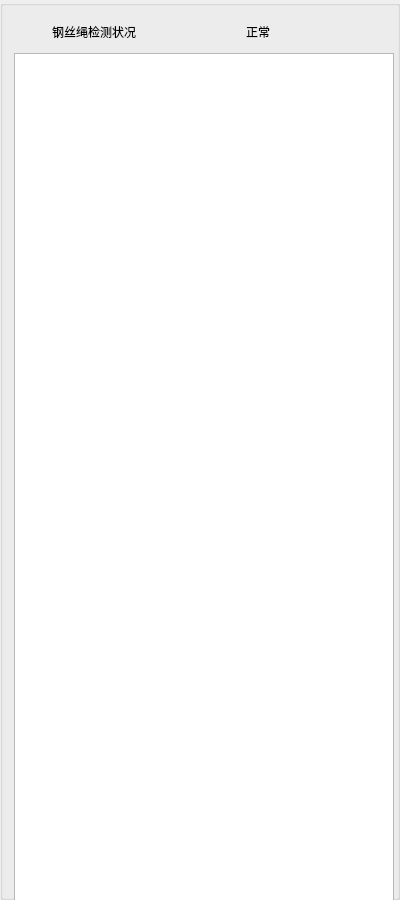
      <widget class="QGroupBox" name="groupBox_3">
       <property name="minimumSize">
        <size>
         <width>400</width>
         <height>900</height>
        </size>
       </property>
       <property name="maximumSize">
        <size>
         <width>400</width>
         <height>900</height>
        </size>
       </property>
       <property name="title">
        <string/>
       </property>
       <layout class="QGridLayout" name="gridLayout_7">
        <item row="0" column="0">
         <layout class="QVBoxLayout" name="verticalLayout_6">
          <item>
           <layout class="QHBoxLayout" name="horizontalLayout_4">
            <item>
             <widget class="QLabel" name="label_25">
              <property name="sizePolicy">
               <sizepolicy hsizetype="Preferred" vsizetype="Fixed">
                <horstretch>0</horstretch>
                <verstretch>0</verstretch>
               </sizepolicy>
              </property>
              <property name="minimumSize">
               <size>
                <width>150</width>
                <height>30</height>
               </size>
              </property>
              <property name="maximumSize">
               <size>
                <width>150</width>
                <height>30</height>
               </size>
              </property>
              <property name="text">
               <string>钢丝绳检测状况</string>
              </property>
             </widget>
            </item>
            <item>
             <widget class="QLabel" name="label_gssjczk">
              <property name="sizePolicy">
               <sizepolicy hsizetype="Preferred" vsizetype="Fixed">
                <horstretch>0</horstretch>
                <verstretch>0</verstretch>
               </sizepolicy>
              </property>
              <property name="minimumSize">
               <size>
                <width>100</width>
                <height>30</height>
               </size>
              </property>
              <property name="maximumSize">
               <size>
                <width>100</width>
                <height>30</height>
               </size>
              </property>
              <property name="text">
               <string>正常</string>
              </property>
             </widget>
            </item>
           </layout>
          </item>
          <item>
           <widget class="QTableView" name="tableView_gss">
            <property name="sizePolicy">
             <sizepolicy hsizetype="Preferred" vsizetype="Preferred">
              <horstretch>0</horstretch>
              <verstretch>0</verstretch>
             </sizepolicy>
            </property>
            <property name="minimumSize">
             <size>
              <width>380</width>
              <height>850</height>
             </size>
            </property>
           </widget>
          </item>
         </layout>
        </item>
       </layout>
      </widget>
